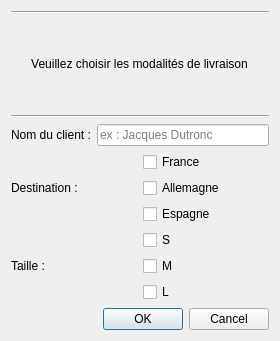
<?xml version="1.0" encoding="UTF-8"?>
<ui version="4.0">
 <class>Widget</class>
 <widget class="QWidget" name="Widget">
  <property name="geometry">
   <rect>
    <x>0</x>
    <y>0</y>
    <width>280</width>
    <height>341</height>
   </rect>
  </property>
  <property name="windowTitle">
   <string>Widget</string>
  </property>
  <layout class="QGridLayout" name="gridLayout_2">
   <item row="0" column="0">
    <layout class="QGridLayout" name="gridLayout">
     <item row="8" column="0">
      <widget class="QDialogButtonBox" name="buttonBox">
       <property name="standardButtons">
        <set>QDialogButtonBox::Cancel|QDialogButtonBox::Ok</set>
       </property>
      </widget>
     </item>
     <item row="4" column="0">
      <layout class="QHBoxLayout" name="horizontalLayout_4">
       <item>
        <layout class="QHBoxLayout" name="horizontalLayout_5">
         <item>
          <widget class="QLabel" name="label_8">
           <property name="text">
            <string>Destination :</string>
           </property>
          </widget>
         </item>
         <item>
          <layout class="QVBoxLayout" name="verticalLayout_2">
           <item>
            <widget class="QCheckBox" name="checkBox_4">
             <property name="text">
              <string>France</string>
             </property>
            </widget>
           </item>
           <item>
            <widget class="QCheckBox" name="checkBox_5">
             <property name="text">
              <string>Allemagne</string>
             </property>
            </widget>
           </item>
           <item>
            <widget class="QCheckBox" name="checkBox_6">
             <property name="text">
              <string>Espagne</string>
             </property>
            </widget>
           </item>
          </layout>
         </item>
        </layout>
       </item>
      </layout>
     </item>
     <item row="1" column="0" alignment="Qt::AlignHCenter|Qt::AlignVCenter">
      <widget class="QLabel" name="label">
       <property name="maximumSize">
        <size>
         <width>16777215</width>
         <height>98</height>
        </size>
       </property>
       <property name="text">
        <string>Veuillez choisir les modalités de livraison</string>
       </property>
       <property name="alignment">
        <set>Qt::AlignCenter</set>
       </property>
      </widget>
     </item>
     <item row="0" column="0">
      <widget class="Line" name="line_2">
       <property name="orientation">
        <enum>Qt::Horizontal</enum>
       </property>
      </widget>
     </item>
     <item row="2" column="0">
      <widget class="Line" name="line">
       <property name="orientation">
        <enum>Qt::Horizontal</enum>
       </property>
      </widget>
     </item>
     <item row="5" column="0">
      <layout class="QHBoxLayout" name="horizontalLayout_6">
       <item>
        <widget class="QLabel" name="label_9">
         <property name="text">
          <string>Taille : </string>
         </property>
        </widget>
       </item>
       <item>
        <layout class="QVBoxLayout" name="verticalLayout_3">
         <item>
          <widget class="QCheckBox" name="checkBox_7">
           <property name="text">
            <string>S</string>
           </property>
          </widget>
         </item>
         <item>
          <widget class="QCheckBox" name="checkBox_8">
           <property name="text">
            <string>M</string>
           </property>
          </widget>
         </item>
         <item>
          <widget class="QCheckBox" name="checkBox_9">
           <property name="text">
            <string>L</string>
           </property>
          </widget>
         </item>
        </layout>
       </item>
      </layout>
     </item>
     <item row="7" column="0">
      <layout class="QHBoxLayout" name="horizontalLayout"/>
     </item>
     <item row="3" column="0">
      <layout class="QHBoxLayout" name="horizontalLayout_2">
       <item>
        <widget class="QLabel" name="label_2">
         <property name="text">
          <string>Nom du client :</string>
         </property>
        </widget>
       </item>
       <item>
        <widget class="QLineEdit" name="lineEdit">
         <property name="placeholderText">
          <string>ex : Jacques Dutronc</string>
         </property>
        </widget>
       </item>
      </layout>
     </item>
    </layout>
   </item>
  </layout>
 </widget>
 <resources/>
 <connections/>
</ui>
